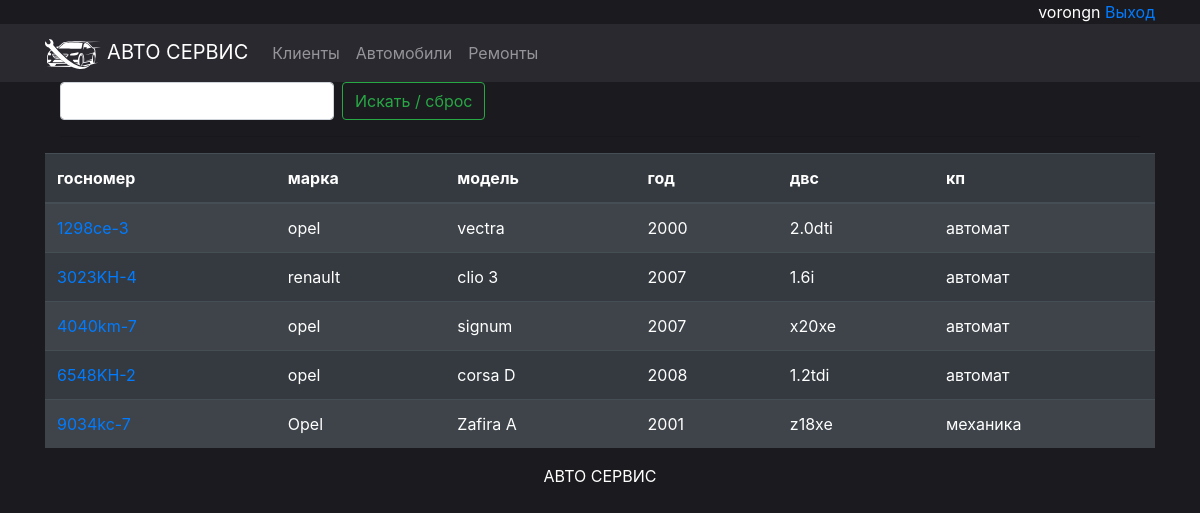
Screenshot of /cars/ (signed in) with the database file from the repository.
### sto/models.py (models this page shows, shortened)
class Car(models.Model):
    AKPP = (
        ('механика', 'механика'),
        ('автомат', 'автомат'),
        ('easytronic', 'easytronic'),
    )
    vin = models.CharField('VIN код', max_length=20)
    brend_car = models.CharField('марка', max_length=20)
    model_car = models.CharField('модель', max_length=20)
    year = models.IntegerField('год выпуска')
    motor = models.CharField('двигатель', max_length=10)
    transmission = models.CharField('КПП', max_length=10,
                                    choices=AKPP,
                                    default='механика')
    number = models.CharField('госномер', max_length=10)
    photo = models.ImageField('фото', upload_to='cars/', default='cars/nophotocars.jpg')
    description = models.TextField('описание', max_length=500, blank=True)
    class Meta:
        verbose_name = 'Автомобиль'
        verbose_name_plural = 'Автомобили'
        ordering = ['number']

### sto/views.py (the view)
# urls.py: path('cars/', views.CarsView.as_view(), name='cars'),
class CarsView(ListView):
    def get(self, request):
        if request.GET.get('q'):
            query = request.GET.get('q')
        else:
            query = ''
        latest_car_list = Car.objects.order_by('number').filter(Q(number__icontains=query))
        return render(request, 'cars/list_cars.html',
                      {'latest_car_list': latest_car_list, 'search_query': query})

### sto/templates/cars/list_cars.html (shortened to what this page needs)
{% extends 'base.html' %}
{% block content %}
    <div class="container list-repair">
        <div class="row ">
            {% if user.is_authenticated %}
                <div class="col-6">
                    <form action="{% url 'sto:cars' %}" method="get" class="form-inline">
                        <input class="form-control mr-sm-2" type="search" name="q" type="text"
                               placeholder="{{ search_query }}">
                        <button class="btn btn-outline-success my-2 my-sm-0" type="submit">Искать / сброс</button>
                    </form>
                </div>
                <div class="col-6 text-right">
                </div>
                <div class="col-12">
                    <hr>
                </div>
                {% if latest_car_list %}
                    <table class="table table-hover table-dark table-striped repair">
                        <thead>
                        <tr>
                            <th scope="col">госномер</th>
                            <th scope="col">марка</th>
                            <th scope="col">модель</th>
                            <th scope="col">год</th>
                            <th scope="col">двс</th>
                            <th scope="col">кп</th>
                        </tr>
                        </thead>
                        {% for car in latest_car_list %}
                            <tr>
                                <td class="align-middle"><a
                                        href="{% url 'sto:car_detail' car.id %}">{{ car.number }}</a><br></td>
                                <td class="align-middle">{{ car.brend_car }}</td>
                                <td class="align-middle">{{ car.model_car }}</td>
                                <td class="align-middle">{{ car.year }}</td>
                                <td class="align-middle">{{ car.motor }}</td>
                                <td class="align-middle">{{ car.transmission }}</td>
                            </tr>
                        {% endfor %}
                    </table>
                {% else %}
                    Нет авто в базе
                {% endif %}
            {% else %}
                </div>
                </div>
                Вы не авторизованы
            {% endif %}
{% endblock %}

### sto/templates/base.html (shortened to what this page needs)
{% load static %}
<!DOCTYPE html>
<html lang="en">
<head>
    <link rel="stylesheet" href="https://stackpath.bootstrapcdn.com/bootstrap/4.4.1/css/bootstrap.min.css"
>
    <link rel="stylesheet" href="https://cdn.jsdelivr.net/gh/fancyapps/fancybox@3.5.7/dist/jquery.fancybox.min.css"/>
    <link rel="stylesheet" href="{% static  'style.css' %}">
</head>
<body>
<div class="container text-right">
    {% if user.is_authenticated %}
        <span>{{ user.username }}</span> <a href="{% url 'account_logout' %}"> Выход</a>
    {% else %}
        <a href="{% url 'account_login' %}"> Вход </a>
        <a href="{% url 'account_signup' %}"> Регистрация </a>
    {% endif %}
</div>
<nav class="navbar navbar-expand-sm bg-dark navbar-dark bd-navbar">
    <div class="container">
        <a class="navbar-brand" href="/"><img src="/media/logo.svg"> АВТО СЕРВИС</a>
        <div class="collapse navbar-collapse" id="collapsibleNavbar">
            <ul class="navbar-nav">
                <li class="nav-item">
                    <a class="nav-link" href="/clients/">Клиенты</a>
                </li>
                <li class="nav-item">
                    <a class="nav-link" href="/cars/">Автомобили</a>
                </li>
                <li class="nav-item">
                    <a class="nav-link" href="/repairs/">Ремонты</a>
                </li>
            </ul>
        </div>
    </div>
</nav>
<div class="container">
    {% block content %}
    {% endblock %}
</div>
<div class="footer text-center">
    <p>АВТО СЕРВИС </p>
</div>
</body>
</html>

### sto/static/style.css (style rules this page uses)
body { background-color: #1b1b1f; color: white; }
.bd-navbar { position: -webkit-sticky; position: sticky; top: 0; z-index: 1071; }
.navbar-brand img { height:auto; max-height: 30px; }
.bg-dark { background-color: #2a2930!important; }

### rows the page displays
Car: number "1298ce-3", brend_car "opel", model_car "vectra", year "2000", motor "2.0dti", transmission "автомат"
Car: number "3023KH-4", brend_car "renault", model_car "clio 3", year "2007", motor "1.6i", transmission "автомат"
Car: number "4040km-7", brend_car "opel", model_car "signum", year "2007", motor "x20xe", transmission "автомат"
Car: number "6548KH-2", brend_car "opel", model_car "corsa D", year "2008", motor "1.2tdi", transmission "автомат"
Car: number "9034kc-7", brend_car "Opel", model_car "Zafira A", year "2001", motor "z18xe", transmission "механика"

### other values shown
{{ user.username }} "vorongn"
